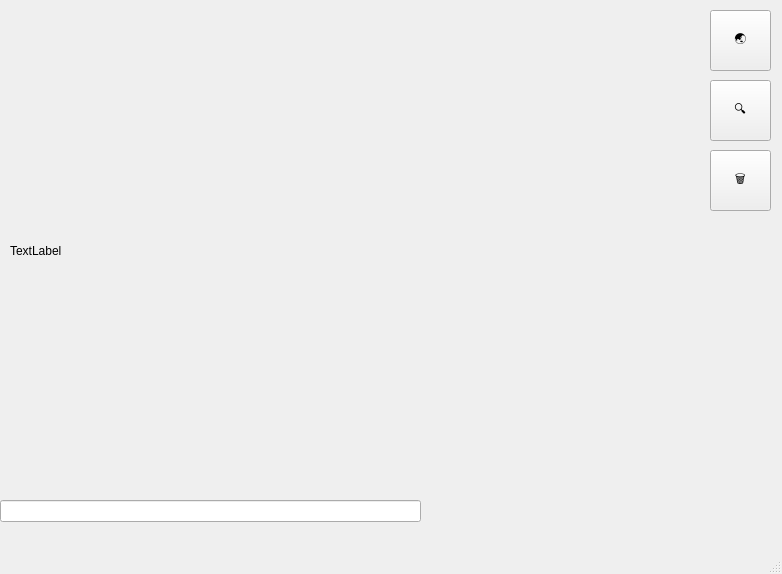
<?xml version="1.0" encoding="UTF-8"?>
<ui version="4.0">
 <class>MainWindow</class>
 <widget class="QMainWindow" name="MainWindow">
  <property name="geometry">
   <rect>
    <x>0</x>
    <y>0</y>
    <width>782</width>
    <height>574</height>
   </rect>
  </property>
  <property name="sizePolicy">
   <sizepolicy hsizetype="Fixed" vsizetype="Fixed">
    <horstretch>0</horstretch>
    <verstretch>0</verstretch>
   </sizepolicy>
  </property>
  <property name="windowTitle">
   <string>MainWindow</string>
  </property>
  <widget class="QWidget" name="centralwidget">
   <widget class="QLabel" name="label">
    <property name="geometry">
     <rect>
      <x>10</x>
      <y>10</y>
      <width>681</width>
      <height>481</height>
     </rect>
    </property>
    <property name="mouseTracking">
     <bool>false</bool>
    </property>
    <property name="tabletTracking">
     <bool>false</bool>
    </property>
    <property name="text">
     <string>TextLabel</string>
    </property>
   </widget>
   <widget class="QPushButton" name="pushButton">
    <property name="geometry">
     <rect>
      <x>710</x>
      <y>10</y>
      <width>61</width>
      <height>61</height>
     </rect>
    </property>
    <property name="focusPolicy">
     <enum>Qt::NoFocus</enum>
    </property>
    <property name="text">
     <string>🌏</string>
    </property>
   </widget>
   <widget class="QLineEdit" name="lineEdit">
    <property name="enabled">
     <bool>true</bool>
    </property>
    <property name="geometry">
     <rect>
      <x>0</x>
      <y>500</y>
      <width>421</width>
      <height>22</height>
     </rect>
    </property>
    <property name="mouseTracking">
     <bool>false</bool>
    </property>
    <property name="focusPolicy">
     <enum>Qt::ClickFocus</enum>
    </property>
   </widget>
   <widget class="QLabel" name="label_2">
    <property name="geometry">
     <rect>
      <x>430</x>
      <y>500</y>
      <width>341</width>
      <height>16</height>
     </rect>
    </property>
    <property name="font">
     <font>
      <pointsize>10</pointsize>
     </font>
    </property>
    <property name="text">
     <string/>
    </property>
   </widget>
   <widget class="QPushButton" name="pushButton_2">
    <property name="geometry">
     <rect>
      <x>710</x>
      <y>80</y>
      <width>61</width>
      <height>61</height>
     </rect>
    </property>
    <property name="focusPolicy">
     <enum>Qt::NoFocus</enum>
    </property>
    <property name="text">
     <string>🔍</string>
    </property>
   </widget>
   <widget class="QPushButton" name="pushButton_3">
    <property name="geometry">
     <rect>
      <x>710</x>
      <y>150</y>
      <width>61</width>
      <height>61</height>
     </rect>
    </property>
    <property name="focusPolicy">
     <enum>Qt::NoFocus</enum>
    </property>
    <property name="text">
     <string>🗑</string>
    </property>
   </widget>
  </widget>
  <widget class="QMenuBar" name="menubar">
   <property name="geometry">
    <rect>
     <x>0</x>
     <y>0</y>
     <width>782</width>
     <height>26</height>
    </rect>
   </property>
  </widget>
  <widget class="QStatusBar" name="statusbar"/>
 </widget>
 <resources/>
 <connections/>
</ui>
